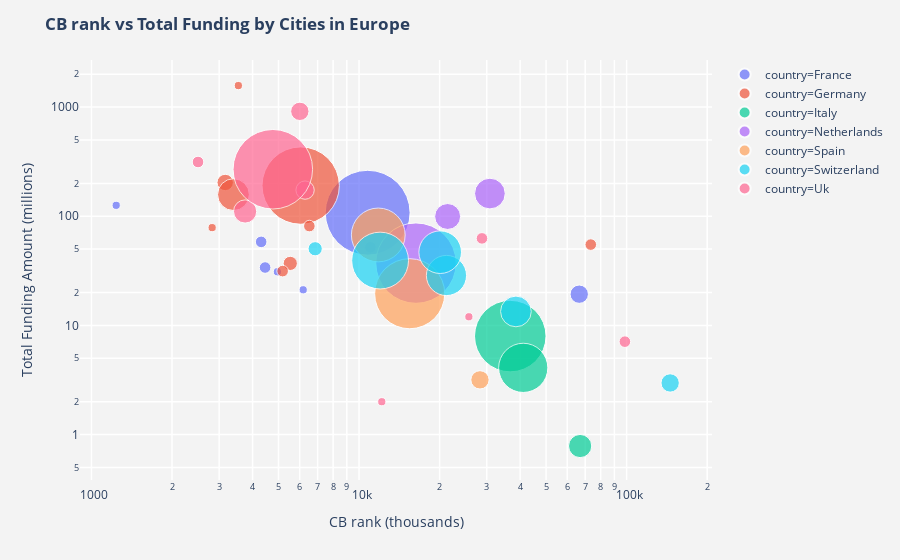

The notebook cell saved with this chart:
### Code cell
fig = px.scatter(data_frame = df.reset_index(['country','city']), x="CB rank", y="Total funding",
                 color="country",
                 size = 'Startup numbers',
                 hover_name="city",
                 log_x=True, log_y=True,
                 size_max=60)
fig.update_layout(
    title='<b>CB rank vs Total Funding by Cities in Europe<b>',
    xaxis=dict(
        title='CB rank (thousands)',
        gridcolor='white',
        gridwidth=1.5,
    ),
    yaxis=dict(
        title='Total Funding Amount (millions)',
        gridcolor='white',
        gridwidth=1.5,
    ),
    paper_bgcolor='rgb(243, 243, 243)',
    plot_bgcolor='rgb(243, 243, 243)',
)
fig.show()

### Figure 1 — Plotly figure (JSON) as saved in the notebook; plotly's stock layout.template omitted (floating-point values rounded to 4 significant figures)
{"data": [{"hoverlabel": {"namelength": 0}, "hovertemplate": "<b>%{hovertext}</b><br><br>country=France<br>CB rank=%{x}<br>Total funding=%{y}<br>Startup numbers=%{marker.size}", "hovertext": ["Lille", "Lyon", "Marseille", "Montpellier", "Nantes", "Nice", "Paris", "Toulouse"], "legendgroup": "country=France", "marker": {"color": "#636efa", "size": [1, 5, 2, 1, 2, 1, 107, 2], "sizemode": "area", "sizeref": 0.02972, "symbol": "circle"}, "mode": "markers", "name": "country=France", "showlegend": true, "type": "scatter", "x": [6184, 66510.0, 11029, 1237, 4307, 4952, 10770.0, 4456.0], "xaxis": "x", "y": [21.2, 19.33, 51.92, 125.9, 58.25, 31, 107.7, 33.92], "yaxis": "y"}, {"hoverlabel": {"namelength": 0}, "hovertemplate": "<b>%{hovertext}</b><br><br>country=Germany<br>CB rank=%{x}<br>Total funding=%{y}<br>Startup numbers=%{marker.size}", "hovertext": ["Berlin", "Cologne", "Düsseldorf", "Essen", "Frankfurt", "Hamburg", "Munich", "Münster", "Stuttgart"], "legendgroup": "country=Germany", "marker": {"color": "#EF553B", "size": [89, 3, 2, 1, 2, 4, 15, 1, 2], "sizemode": "area", "sizeref": 0.02972, "symbol": "circle"}, "mode": "markers", "name": "country=Germany", "showlegend": true, "type": "scatter", "x": [6052.0, 5533, 73450.0, 3540, 5181, 3160.0, 3393.0, 2825, 6521], "xaxis": "x", "y": [190.9, 37, 55, 1573.0, 31.45, 203.9, 157.8, 78.67, 81.3], "yaxis": "y"}, {"hoverlabel": {"namelength": 0}, "hovertemplate": "<b>%{hovertext}</b><br><br>country=Italy<br>CB rank=%{x}<br>Total funding=%{y}<br>Startup numbers=%{marker.size}", "hovertext": ["Milan", "Rome", "Turin"], "legendgroup": "country=Italy", "marker": {"color": "#00cc96", "size": [76, 36, 8], "sizemode": "area", "sizeref": 0.02972, "symbol": "circle"}, "mode": "markers", "name": "country=Italy", "showlegend": true, "type": "scatter", "x": [36740.0, 41080.0, 67030.0], "xaxis": "x", "y": [7.986, 4.087, 0.7858], "yaxis": "y"}, {"hoverlabel": {"namelength": 0}, "hovertemplate": "<b>%{hovertext}</b><br><br>country=Netherlands<br>CB rank=%{x}<br>Total funding=%{y}<br>Startup numbers=%{marker.size}", "hovertext": ["Amsterdam", "Arnhem", "Rotterdam", "The Hague"], "legendgroup": "country=Netherlands", "marker": {"color": "#ab63fa", "size": [96, 1, 10, 14], "sizemode": "area", "sizeref": 0.02972, "symbol": "circle"}, "mode": "markers", "name": "country=Netherlands", "showlegend": true, "type": "scatter", "x": [16320.0, 102371, 21430.0, 30830.0], "xaxis": "x", "y": [37.22, null, 99.5, 161.4], "yaxis": "y"}, {"hoverlabel": {"namelength": 0}, "hovertemplate": "<b>%{hovertext}</b><br><br>country=Spain<br>CB rank=%{x}<br>Total funding=%{y}<br>Startup numbers=%{marker.size}", "hovertext": ["Barcelona", "Madrid", "Valencia"], "legendgroup": "country=Spain", "marker": {"color": "#FFA15A", "size": [73, 43, 5], "sizemode": "area", "sizeref": 0.02972, "symbol": "circle"}, "mode": "markers", "name": "country=Spain", "showlegend": true, "type": "scatter", "x": [15460.0, 11800.0, 28310.0], "xaxis": "x", "y": [19.52, 67.41, 3.173], "yaxis": "y"}, {"hoverlabel": {"namelength": 0}, "hovertemplate": "<b>%{hovertext}</b><br><br>country=Switzerland<br>CB rank=%{x}<br>Total funding=%{y}<br>Startup numbers=%{marker.size}", "hovertext": ["Bern", "Geneva", "Lausanne", "Saint Gallen", "Zug", "Zürich"], "legendgroup": "country=Switzerland", "marker": {"color": "#19d3f3", "size": [5, 14, 24, 3, 27, 48], "sizemode": "area", "sizeref": 0.02972, "symbol": "circle"}, "mode": "markers", "name": "country=Switzerland", "showlegend": true, "type": "scatter", "x": [145400.0, 38570.0, 21220.0, 6855, 20100.0, 11990.0], "xaxis": "x", "y": [2.973, 13.43, 28.67, 50.37, 46.87, 39.26], "yaxis": "y"}, {"hoverlabel": {"namelength": 0}, "hovertemplate": "<b>%{hovertext}</b><br><br>country=Uk<br>CB rank=%{x}<br>Total funding=%{y}<br>Startup numbers=%{marker.size}", "hovertext": ["Belfast", "Brighton", "Bristol", "Cambridge", "Leeds", "London", "Manchester", "Newcastle", "Reading"], "legendgroup": "country=Uk", "marker": {"color": "#FF6692", "size": [1, 2, 5, 8, 2, 94, 5, 1, 2], "sizemode": "area", "sizeref": 0.02972, "symbol": "circle"}, "mode": "markers", "name": "country=Uk", "showlegend": true, "type": "scatter", "x": [25732, 28803, 6286.0, 3751.0, 98512, 4762.0, 6008, 12161, 2502.0], "xaxis": "x", "y": [12, 62.71, 173.6, 110.6, 7.1, 269.5, 913.9, 2, 314], "yaxis": "y"}], "layout": {"autosize": true, "legend": {"itemsizing": "constant", "tracegroupgap": 0}, "margin": {"t": 60}, "paper_bgcolor": "rgb(243, 243, 243)", "plot_bgcolor": "rgb(243, 243, 243)", "title": {"text": "<b>CB rank vs Total Funding by Cities in Europe<b>"}, "xaxis": {"anchor": "y", "autorange": true, "domain": [0, 1], "gridcolor": "white", "gridwidth": 1.5, "range": [2.958, 5.317], "title": {"text": "CB rank (thousands)"}, "type": "log"}, "yaxis": {"anchor": "x", "autorange": true, "domain": [0, 1], "gridcolor": "white", "gridwidth": 1.5, "range": [-0.4642, 3.45], "title": {"text": "Total Funding Amount (millions)"}, "type": "log"}}}
